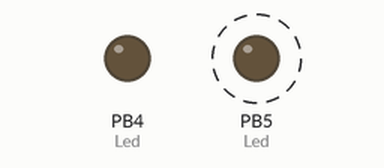
Recording of a program running on a simulated ATmega328P, built with avr-gcc and emulated at 16 MHz. Shown: output pins drawn as LEDs (lit = HIGH). Dashed ring = blinking. What the program prints to the serial monitor is not drawn.

Above: at 0.2 s.
At 47.1 s:
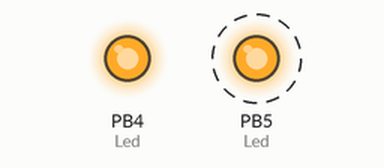
Timing chart, 0 to 48.4 s (numbered marks = the images above):
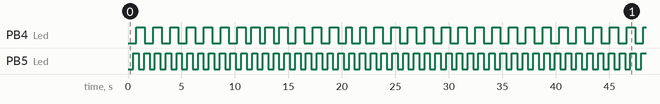

Measured:
- by itself, PB4 (Led): moves between LOW and HIGH, repeating every 37.2 s
- by itself, PB5 (Led): alternates HIGH for 0.50 s and LOW for 0.50 s

The program:

main.c
```c
#define F_CPU 16000000UL
#include <avr/io.h>
#include <avr/interrupt.h>
#include <util/delay.h>

/*
   MCU freq = 16Mhz
   max counter = 65536
   desired freq = 500 Hz
   OCR2A = 16000000/256/500 = 125 (< 256)

   count value for 0.5s = 0.5*500 = 250
   count value for 0.78 = 0.78*500 = 390
   count value for 5s	= 5*500 = 2500
*/

#define TOP13 250
#define TOP12 390
#define TOPMSG 2500

/* Macros for setting and clearing pin PIN at position N. */
#define SET(PIN,N) (PIN |=  (1<<N))
#define CLR(PIN,N) (PIN &= ~(1<<N))

char msg[] = " Atividade 8 - Interrupcoes temporizadas tratam concorrencia entre tarefas! \n";
volatile int counter12 = 0;
volatile int counter13 = 0;
volatile int counter_msg = 0;
int led_12_on = 0;
int led_13_on = 0;

void setup()
{
  SET(DDRB, 5);  // Pin 13 as output.
  CLR(PORTB, 5); // Led initially off.
  SET(DDRB, 4);  // Pin 12 as output.
  CLR(PORTB, 4); // Led initially off.

  /* Timer 2 configuration. */
  TCCR2A = 0;
  TCCR2B = 0;
  OCR2A = 125;


  SET(TCCR2B, CS21);
  SET(TCCR2B, CS22);  // No prescaler
  SET(TIMSK2, OCIE2A); // CompA interrupt enabled

  /* USART configuration. */

   // f = 9.6kHz, UBRR0 = 103
  UBRR0H = 0b00000000;
  UBRR0L = 0b01100111;

  CLR(UCSR0A, 1); // normal speed
  CLR(UCSR0A, 0); // multiprocess desactivated

  // Interruptions desactivated
  CLR(UCSR0B, 7);
  CLR(UCSR0B, 6);
  CLR(UCSR0B, 5);

  CLR(UCSR0B, 4); // Receiver
  SET(UCSR0B, 3); // Transmissor

  // USART asyncronous
  CLR(UCSR0C, 7);
  CLR(UCSR0C, 6);

  // Even parity bit
  SET(UCSR0C, 5);
  SET(UCSR0C, 4);

  CLR(UCSR0C, 3); // single stop bit

  // 8 bit / frame
  CLR(UCSR0B, 2);
  SET(UCSR0C, 2);
  SET(UCSR0C, 1);

  CLR(UCSR0C, 0);

  SET(TCCR2A, WGM21); // Configure timer 2 as CTC

  sei(); // Set interruptions on.
}

ISR(TIMER2_COMPA_vect)
{
  counter12++;
  counter13++;
  counter_msg++;
}

void send_byte(char c)
{
  while (!( UCSR0A & (1<<UDRE0)));
  UDR0 = c;
}

int main()
{
  int i;
  setup();
  while(1)
  {
    if (counter12 >= TOP12)
    {
      counter12 = 0;
      if (led_12_on)
      {
        led_12_on--;
        CLR(PORTB, 4);
      }
      else
      {
        led_12_on++;
        SET(PORTB, 4);
      }
    }
    else if (counter13 >= TOP13)
    {
      counter13 = 0;
      if (led_13_on)
      {
        led_13_on--;
        CLR(PORTB, 5);
      }
      else
      {
        led_13_on++;
        SET(PORTB, 5);
      }
    }
    else if (counter_msg >= TOPMSG)
    {
      counter_msg = 0;
        for (i = 0; i < 78; i++)
		  send_byte(msg[i]);
    }
  }
}
```
